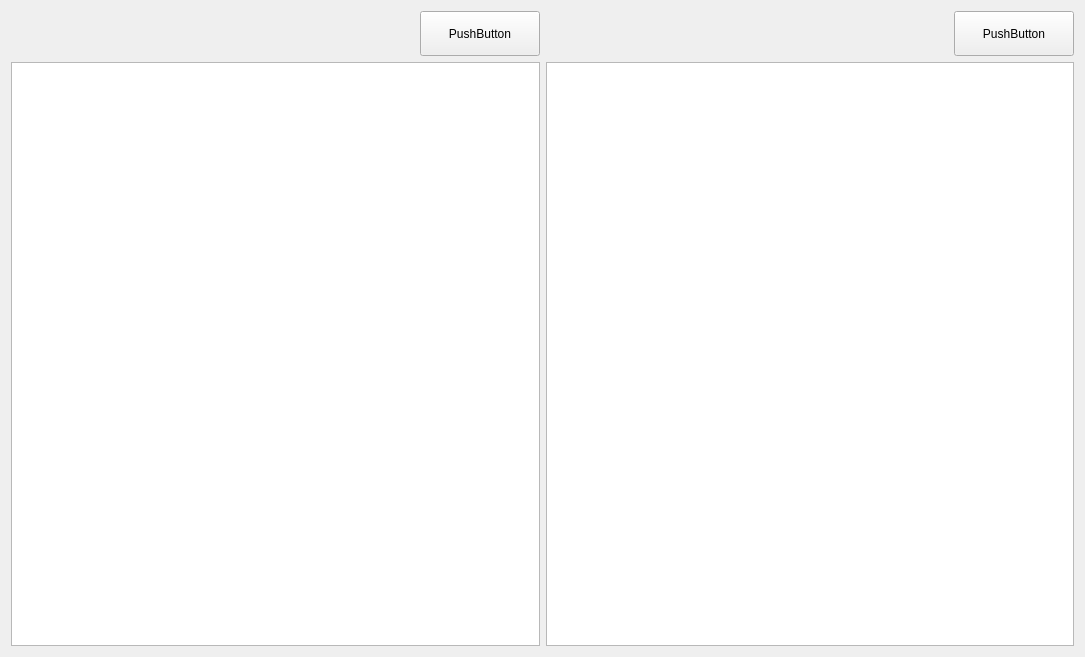
<?xml version="1.0" encoding="UTF-8"?>
<ui version="4.0">
 <class>Form</class>
 <widget class="QWidget" name="Form">
  <property name="geometry">
   <rect>
    <x>0</x>
    <y>0</y>
    <width>1085</width>
    <height>657</height>
   </rect>
  </property>
  <property name="windowTitle">
   <string>Form</string>
  </property>
  <layout class="QHBoxLayout" name="horizontalLayout_4">
   <item>
    <layout class="QHBoxLayout" name="horizontalLayout_3">
     <item>
      <layout class="QVBoxLayout" name="verticalLayout">
       <item>
        <layout class="QHBoxLayout" name="horizontalLayout">
         <item>
          <spacer name="horizontalSpacer">
           <property name="orientation">
            <enum>Qt::Horizontal</enum>
           </property>
           <property name="sizeHint" stdset="0">
            <size>
             <width>40</width>
             <height>20</height>
            </size>
           </property>
          </spacer>
         </item>
         <item>
          <widget class="QPushButton" name="HTMLEncodeButton">
           <property name="minimumSize">
            <size>
             <width>120</width>
             <height>45</height>
            </size>
           </property>
           <property name="maximumSize">
            <size>
             <width>120</width>
             <height>45</height>
            </size>
           </property>
           <property name="text">
            <string>PushButton</string>
           </property>
          </widget>
         </item>
        </layout>
       </item>
       <item>
        <widget class="QTextEdit" name="HTMLTextBox"/>
       </item>
      </layout>
     </item>
     <item>
      <layout class="QVBoxLayout" name="verticalLayout_2">
       <item>
        <layout class="QHBoxLayout" name="horizontalLayout_2">
         <item>
          <spacer name="horizontalSpacer_2">
           <property name="orientation">
            <enum>Qt::Horizontal</enum>
           </property>
           <property name="sizeHint" stdset="0">
            <size>
             <width>40</width>
             <height>20</height>
            </size>
           </property>
          </spacer>
         </item>
         <item>
          <widget class="QPushButton" name="HTMLDecodeButton">
           <property name="minimumSize">
            <size>
             <width>120</width>
             <height>45</height>
            </size>
           </property>
           <property name="maximumSize">
            <size>
             <width>120</width>
             <height>45</height>
            </size>
           </property>
           <property name="text">
            <string>PushButton</string>
           </property>
          </widget>
         </item>
        </layout>
       </item>
       <item>
        <widget class="QTextEdit" name="HTMLCipherBox"/>
       </item>
      </layout>
     </item>
    </layout>
   </item>
  </layout>
 </widget>
 <resources/>
 <connections/>
</ui>
